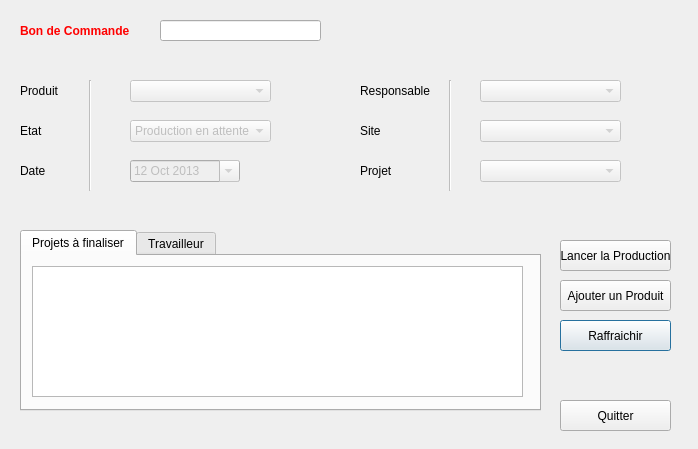
<?xml version="1.0" encoding="UTF-8"?>
<ui version="4.0">
 <class>Fproduction</class>
 <widget class="QDialog" name="Fproduction">
  <property name="geometry">
   <rect>
    <x>0</x>
    <y>0</y>
    <width>698</width>
    <height>449</height>
   </rect>
  </property>
  <property name="windowTitle">
   <string>Processus de Production</string>
  </property>
  <property name="windowIcon">
   <iconset resource="rssources.qrc">
    <normaloff>:/images/logo_erp.png</normaloff>:/images/logo_erp.png</iconset>
  </property>
  <widget class="Line" name="line_2">
   <property name="enabled">
    <bool>false</bool>
   </property>
   <property name="geometry">
    <rect>
     <x>440</x>
     <y>80</y>
     <width>20</width>
     <height>111</height>
    </rect>
   </property>
   <property name="orientation">
    <enum>Qt::Vertical</enum>
   </property>
  </widget>
  <widget class="QLabel" name="label">
   <property name="geometry">
    <rect>
     <x>20</x>
     <y>10</y>
     <width>121</width>
     <height>41</height>
    </rect>
   </property>
   <property name="sizePolicy">
    <sizepolicy hsizetype="Preferred" vsizetype="Preferred">
     <horstretch>0</horstretch>
     <verstretch>0</verstretch>
    </sizepolicy>
   </property>
   <property name="font">
    <font>
     <weight>75</weight>
     <bold>true</bold>
    </font>
   </property>
   <property name="styleSheet">
    <string notr="true">color: rgb(255, 0, 0);</string>
   </property>
   <property name="text">
    <string>Bon de Commande</string>
   </property>
  </widget>
  <widget class="QComboBox" name="combo_site">
   <property name="enabled">
    <bool>false</bool>
   </property>
   <property name="geometry">
    <rect>
     <x>480</x>
     <y>120</y>
     <width>141</width>
     <height>22</height>
    </rect>
   </property>
   <item>
    <property name="text">
     <string/>
    </property>
   </item>
   <item>
    <property name="text">
     <string>Test 1</string>
    </property>
   </item>
  </widget>
  <widget class="QDateEdit" name="date_commande">
   <property name="enabled">
    <bool>false</bool>
   </property>
   <property name="geometry">
    <rect>
     <x>130</x>
     <y>160</y>
     <width>110</width>
     <height>22</height>
    </rect>
   </property>
   <property name="dateTime">
    <datetime>
     <hour>8</hour>
     <minute>0</minute>
     <second>0</second>
     <year>2013</year>
     <month>10</month>
     <day>12</day>
    </datetime>
   </property>
   <property name="calendarPopup">
    <bool>true</bool>
   </property>
  </widget>
  <widget class="QLabel" name="label_client">
   <property name="enabled">
    <bool>true</bool>
   </property>
   <property name="geometry">
    <rect>
     <x>20</x>
     <y>110</y>
     <width>51</width>
     <height>41</height>
    </rect>
   </property>
   <property name="sizePolicy">
    <sizepolicy hsizetype="Preferred" vsizetype="Preferred">
     <horstretch>0</horstretch>
     <verstretch>0</verstretch>
    </sizepolicy>
   </property>
   <property name="text">
    <string>Etat</string>
   </property>
  </widget>
  <widget class="Line" name="line">
   <property name="enabled">
    <bool>false</bool>
   </property>
   <property name="geometry">
    <rect>
     <x>80</x>
     <y>80</y>
     <width>20</width>
     <height>111</height>
    </rect>
   </property>
   <property name="orientation">
    <enum>Qt::Vertical</enum>
   </property>
  </widget>
  <widget class="QComboBox" name="combo_resp">
   <property name="enabled">
    <bool>false</bool>
   </property>
   <property name="geometry">
    <rect>
     <x>480</x>
     <y>80</y>
     <width>141</width>
     <height>22</height>
    </rect>
   </property>
   <item>
    <property name="text">
     <string/>
    </property>
   </item>
   <item>
    <property name="text">
     <string>Test 1</string>
    </property>
   </item>
  </widget>
  <widget class="QLabel" name="label_4">
   <property name="enabled">
    <bool>true</bool>
   </property>
   <property name="geometry">
    <rect>
     <x>20</x>
     <y>150</y>
     <width>41</width>
     <height>41</height>
    </rect>
   </property>
   <property name="sizePolicy">
    <sizepolicy hsizetype="Preferred" vsizetype="Preferred">
     <horstretch>0</horstretch>
     <verstretch>0</verstretch>
    </sizepolicy>
   </property>
   <property name="text">
    <string>Date</string>
   </property>
  </widget>
  <widget class="QLineEdit" name="commande_text">
   <property name="geometry">
    <rect>
     <x>160</x>
     <y>20</y>
     <width>161</width>
     <height>21</height>
    </rect>
   </property>
   <property name="font">
    <font>
     <pointsize>12</pointsize>
     <weight>75</weight>
     <bold>true</bold>
    </font>
   </property>
   <property name="text">
    <string/>
   </property>
  </widget>
  <widget class="QLabel" name="label_5">
   <property name="enabled">
    <bool>true</bool>
   </property>
   <property name="geometry">
    <rect>
     <x>360</x>
     <y>70</y>
     <width>71</width>
     <height>41</height>
    </rect>
   </property>
   <property name="sizePolicy">
    <sizepolicy hsizetype="Preferred" vsizetype="Preferred">
     <horstretch>0</horstretch>
     <verstretch>0</verstretch>
    </sizepolicy>
   </property>
   <property name="text">
    <string>Responsable</string>
   </property>
  </widget>
  <widget class="QPushButton" name="but_refresh_commande">
   <property name="enabled">
    <bool>true</bool>
   </property>
   <property name="geometry">
    <rect>
     <x>560</x>
     <y>320</y>
     <width>111</width>
     <height>31</height>
    </rect>
   </property>
   <property name="text">
    <string>Raffraichir</string>
   </property>
  </widget>
  <widget class="QComboBox" name="prod_combo">
   <property name="enabled">
    <bool>false</bool>
   </property>
   <property name="geometry">
    <rect>
     <x>130</x>
     <y>80</y>
     <width>141</width>
     <height>22</height>
    </rect>
   </property>
   <property name="editable">
    <bool>false</bool>
   </property>
   <item>
    <property name="text">
     <string/>
    </property>
   </item>
   <item>
    <property name="text">
     <string>fdgdg</string>
    </property>
   </item>
   <item>
    <property name="text">
     <string>Test 1</string>
    </property>
   </item>
   <item>
    <property name="text">
     <string>Ajouter...</string>
    </property>
   </item>
   <item>
    <property name="text">
     <string/>
    </property>
   </item>
  </widget>
  <widget class="QPushButton" name="pushButton_3">
   <property name="geometry">
    <rect>
     <x>560</x>
     <y>400</y>
     <width>111</width>
     <height>31</height>
    </rect>
   </property>
   <property name="text">
    <string>Quitter</string>
   </property>
  </widget>
  <widget class="QTabWidget" name="tab_main">
   <property name="enabled">
    <bool>true</bool>
   </property>
   <property name="geometry">
    <rect>
     <x>20</x>
     <y>230</y>
     <width>521</width>
     <height>181</height>
    </rect>
   </property>
   <property name="currentIndex">
    <number>0</number>
   </property>
   <widget class="QWidget" name="tab">
    <attribute name="title">
     <string>Projets à finaliser</string>
    </attribute>
    <widget class="QTableView" name="tableView_proj">
     <property name="enabled">
      <bool>true</bool>
     </property>
     <property name="geometry">
      <rect>
       <x>10</x>
       <y>10</y>
       <width>491</width>
       <height>131</height>
      </rect>
     </property>
     <property name="layoutDirection">
      <enum>Qt::LeftToRight</enum>
     </property>
     <property name="frameShape">
      <enum>QFrame::StyledPanel</enum>
     </property>
     <property name="frameShadow">
      <enum>QFrame::Plain</enum>
     </property>
     <property name="editTriggers">
      <set>QAbstractItemView::DoubleClicked|QAbstractItemView::SelectedClicked</set>
     </property>
     <property name="sortingEnabled">
      <bool>false</bool>
     </property>
     <attribute name="horizontalHeaderVisible">
      <bool>false</bool>
     </attribute>
    </widget>
   </widget>
   <widget class="QWidget" name="tab_2">
    <attribute name="title">
     <string>Travailleur</string>
    </attribute>
    <widget class="QTableWidget" name="tableWidget_2">
     <property name="geometry">
      <rect>
       <x>0</x>
       <y>1</y>
       <width>511</width>
       <height>151</height>
      </rect>
     </property>
     <property name="showGrid">
      <bool>true</bool>
     </property>
     <row>
      <property name="text">
       <string/>
      </property>
     </row>
     <row>
      <property name="text">
       <string/>
      </property>
     </row>
     <row>
      <property name="text">
       <string/>
      </property>
     </row>
     <row>
      <property name="text">
       <string/>
      </property>
     </row>
     <column>
      <property name="text">
       <string>Sequence</string>
      </property>
     </column>
     <column>
      <property name="text">
       <string>Site de travail</string>
      </property>
     </column>
     <column>
      <property name="text">
       <string>Identifiant Employe</string>
      </property>
     </column>
     <column>
      <property name="text">
       <string>Durée de travail</string>
      </property>
     </column>
     <column>
      <property name="text">
       <string>Disponibilité</string>
      </property>
     </column>
    </widget>
   </widget>
  </widget>
  <widget class="QLabel" name="label_7">
   <property name="enabled">
    <bool>true</bool>
   </property>
   <property name="geometry">
    <rect>
     <x>360</x>
     <y>110</y>
     <width>51</width>
     <height>41</height>
    </rect>
   </property>
   <property name="sizePolicy">
    <sizepolicy hsizetype="Preferred" vsizetype="Preferred">
     <horstretch>0</horstretch>
     <verstretch>0</verstretch>
    </sizepolicy>
   </property>
   <property name="text">
    <string>Site</string>
   </property>
  </widget>
  <widget class="QLabel" name="label_2">
   <property name="enabled">
    <bool>true</bool>
   </property>
   <property name="geometry">
    <rect>
     <x>20</x>
     <y>70</y>
     <width>41</width>
     <height>41</height>
    </rect>
   </property>
   <property name="sizePolicy">
    <sizepolicy hsizetype="Preferred" vsizetype="Preferred">
     <horstretch>0</horstretch>
     <verstretch>0</verstretch>
    </sizepolicy>
   </property>
   <property name="text">
    <string>Produit</string>
   </property>
  </widget>
  <widget class="QPushButton" name="but_ajout">
   <property name="geometry">
    <rect>
     <x>560</x>
     <y>280</y>
     <width>111</width>
     <height>31</height>
    </rect>
   </property>
   <property name="text">
    <string>Ajouter un Produit</string>
   </property>
  </widget>
  <widget class="QComboBox" name="combo_projet">
   <property name="enabled">
    <bool>false</bool>
   </property>
   <property name="geometry">
    <rect>
     <x>480</x>
     <y>160</y>
     <width>141</width>
     <height>22</height>
    </rect>
   </property>
   <item>
    <property name="text">
     <string/>
    </property>
   </item>
   <item>
    <property name="text">
     <string>Test 1</string>
    </property>
   </item>
  </widget>
  <widget class="QLabel" name="label_8">
   <property name="enabled">
    <bool>true</bool>
   </property>
   <property name="geometry">
    <rect>
     <x>360</x>
     <y>150</y>
     <width>51</width>
     <height>41</height>
    </rect>
   </property>
   <property name="sizePolicy">
    <sizepolicy hsizetype="Preferred" vsizetype="Preferred">
     <horstretch>0</horstretch>
     <verstretch>0</verstretch>
    </sizepolicy>
   </property>
   <property name="text">
    <string>Projet</string>
   </property>
  </widget>
  <widget class="QPushButton" name="but_confirmer_commande">
   <property name="geometry">
    <rect>
     <x>560</x>
     <y>240</y>
     <width>111</width>
     <height>31</height>
    </rect>
   </property>
   <property name="text">
    <string>Lancer la Production</string>
   </property>
  </widget>
  <widget class="QComboBox" name="combo_etat">
   <property name="enabled">
    <bool>false</bool>
   </property>
   <property name="geometry">
    <rect>
     <x>130</x>
     <y>120</y>
     <width>141</width>
     <height>22</height>
    </rect>
   </property>
   <property name="editable">
    <bool>false</bool>
   </property>
   <item>
    <property name="text">
     <string>Production en attente</string>
    </property>
   </item>
   <item>
    <property name="text">
     <string>Production confirmee</string>
    </property>
   </item>
   <item>
    <property name="text">
     <string>Production terminee</string>
    </property>
   </item>
   <item>
    <property name="text">
     <string/>
    </property>
   </item>
  </widget>
 </widget>
 <resources>
  <include location="rssources.qrc"/>
 </resources>
 <connections>
  <connection>
   <sender>pushButton_3</sender>
   <signal>clicked()</signal>
   <receiver>Fproduction</receiver>
   <slot>close()</slot>
   <hints>
    <hint type="sourcelabel">
     <x>626</x>
     <y>417</y>
    </hint>
    <hint type="destinationlabel">
     <x>624</x>
     <y>341</y>
    </hint>
   </hints>
  </connection>
 </connections>
</ui>
